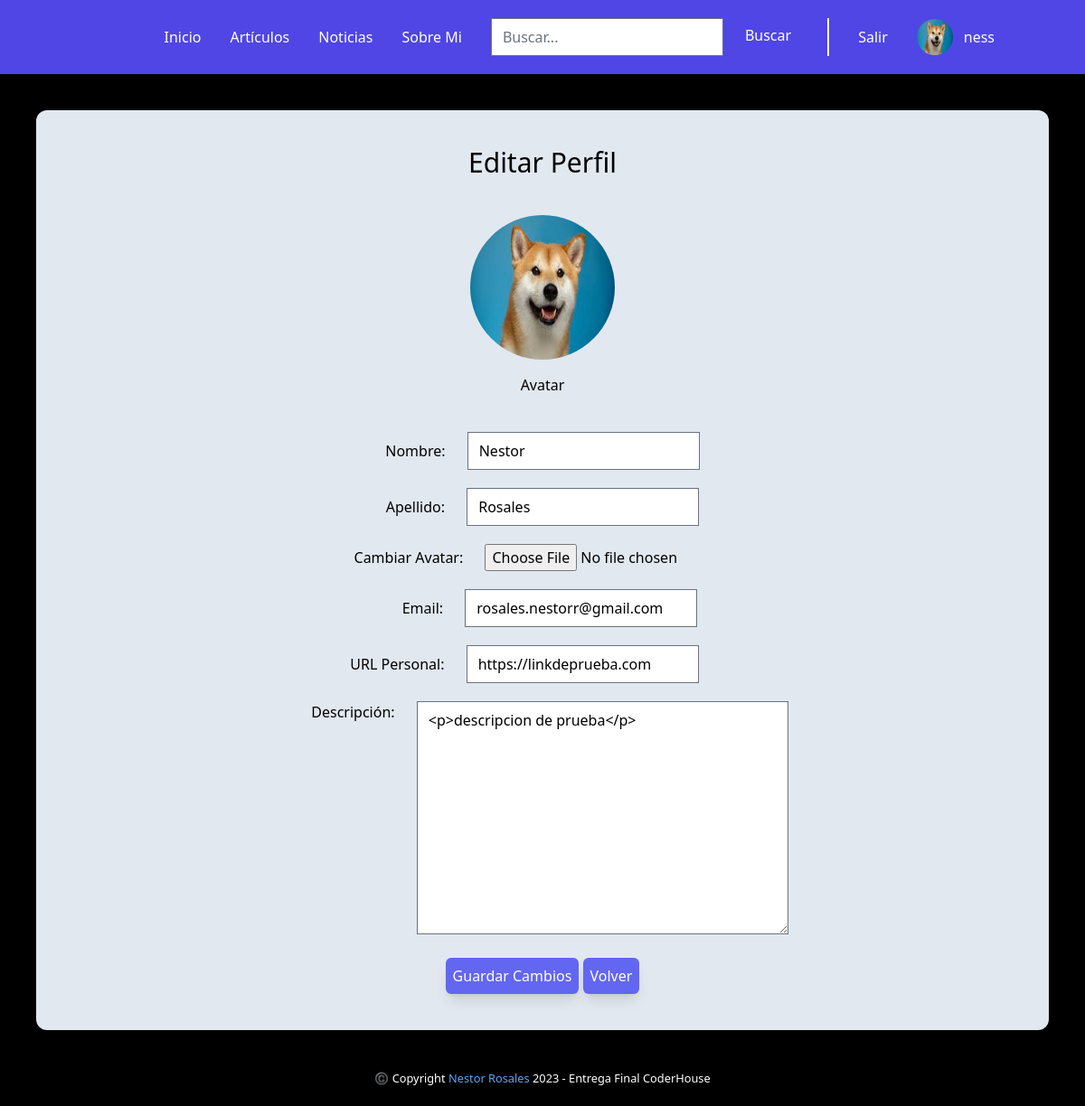
The app's page /profile_edit/ (signed in), older data.
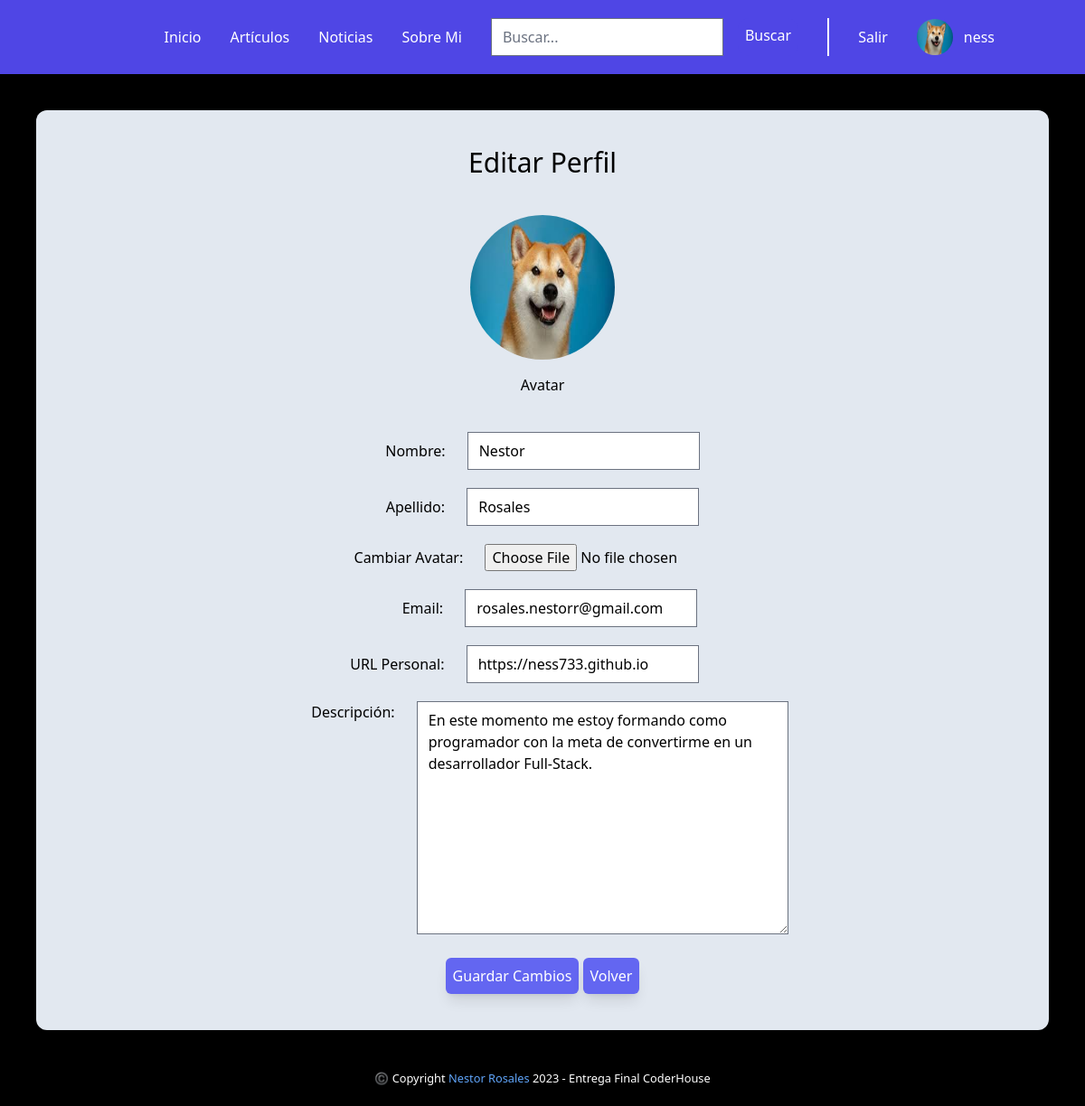
The same page, newer data.
### users/models.py (models this page shows, shortened)
class Avatar(models.Model):
    user = models.OneToOneField(User, on_delete=models.CASCADE)
    descripcion = models.TextField(null=True, blank=True)
    link = models.URLField(null=True, blank=True)
    imagen = models.ImageField(upload_to='avatars', null=True, blank=True)

### users/views.py (the view)
# urls.py: path("profile_edit/", views.EditProfileView, name="Editar Perfil",),
def EditProfileView(request):
    usuario = request.user
    if request.method == 'POST':
        form = UserEditForm(request.POST, request.FILES, instance=request.user)
        if form.is_valid():
            datos_perfil = form.cleaned_data
            usuario.email = datos_perfil['email']
            usuario.first_name = datos_perfil['first_name']
            usuario.last_name = datos_perfil['last_name']
            usuario.avatar.descripcion = datos_perfil['descripcion']
            usuario.avatar.link = datos_perfil['link']
            if datos_perfil['imagen'] == False:
                usuario.avatar.imagen = None
            elif datos_perfil['imagen'] != None:
                usuario.avatar.imagen = datos_perfil['imagen']
            usuario.avatar.save()
            form.save()
            return render(request, 'details_profile.html', {'username':usuario})
    else:
        form = UserEditForm(initial={'email': usuario.email, 'first_name': usuario.first_name, 'last_name': usuario.last_name, 'imagen': usuario.avatar.imagen, 'descripcion': usuario.avatar.descripcion, 'link': usuario.avatar.link}, instance=request.user)
    return render(request, 'update_profile.html', {'form': form, 'usuario': usuario})

### users/forms.py
class UserEditForm(UserChangeForm):
    password = None
    email = forms.EmailField(label="Ingrese su email:")
    last_name = forms.CharField(label="Apellido")
    first_name = forms.CharField(label="Nombre")
    imagen = forms.ImageField(widget=forms.FileInput, required=False)
    descripcion = forms.CharField(widget=forms.Textarea, required=False, max_length=255)
    link = forms.URLField(required=False)
    class Meta:
        model = User
        fields = ['email', 'last_name', 'first_name', 'imagen', 'link']

### users/templates/update_profile.html (shortened to what this page needs)
{% extends "./index.html" %} {% load static tailwind_tags %} {% block content %}
<main class="text-center m-10 p-10 bg-slate-200 rounded-xl">
  <h1 class="text-3xl">Editar Perfil</h1>
  <form action="" method="POST" enctype="multipart/form-data">
    <div class="flex flex-col gap-4 p-10 place-items-center">
      {% if request.user.avatar.imagen %}
      <img class="w-40 h-40 rounded-full" src="{{request.user.avatar.imagen.url}}" alt="{{request.user.avatar.imagen}}">
      {% else %}
      <label for="html">Todavía no elegiste un avatar</label>
      {% endif %}
      <span>Avatar</span>
    </div>
    <div>
      <ul class="flex flex-col-reverse gap-5 items-center">
        <li class="translate-x-2">
          <label class="pr-5 align-top" for="">Descripción:</label>
          {{form.descripcion | safe}}
        </li>
        <li class="-translate-x-5">
          <label class="pr-5" for="">URL Personal:</label>
          {{form.link}}
        </li>
        <li class="translate-x-2">
          <label class="pr-5" for="">Email:</label>
          {{form.email}}
        </li>
        <li class="translate-x-5">
          <label class="pr-5" for="">Cambiar Avatar:</label>
          {{form.imagen}}
        </li>
        <li>
          <label class="pr-5" for="">Apellido:</label>
          {{form.last_name}}
        </li>
        <li>
          <label class="pr-5" for="">Nombre:</label>
          {{form.first_name}}
        </li>
      </ul>
      <button type="submit"
      class="bg-indigo-500 shadow-lg p-2 rounded-md text-white hover:bg-white hover:text-black mt-5"
      >
        Guardar Cambios
      </button>
      <button
      class="bg-indigo-500 shadow-lg p-2 rounded-md text-white hover:bg-white hover:text-black mt-5"
      >
        <a href="{% url "Perfil" request.user %}">Volver</a>
      </button>
    </div>
  </form>
</main>
{% endblock %}

Row changes from the older to the newer data that the page shows:
changed Avatar: descripcion "<p>descripcion de prueba</p>" → "En este momento me estoy formando como programador con la meta de convertirme en un desarrollador Full-Stack."; link "https://linkdeprueba.com" → "https://ness733.github.io"
